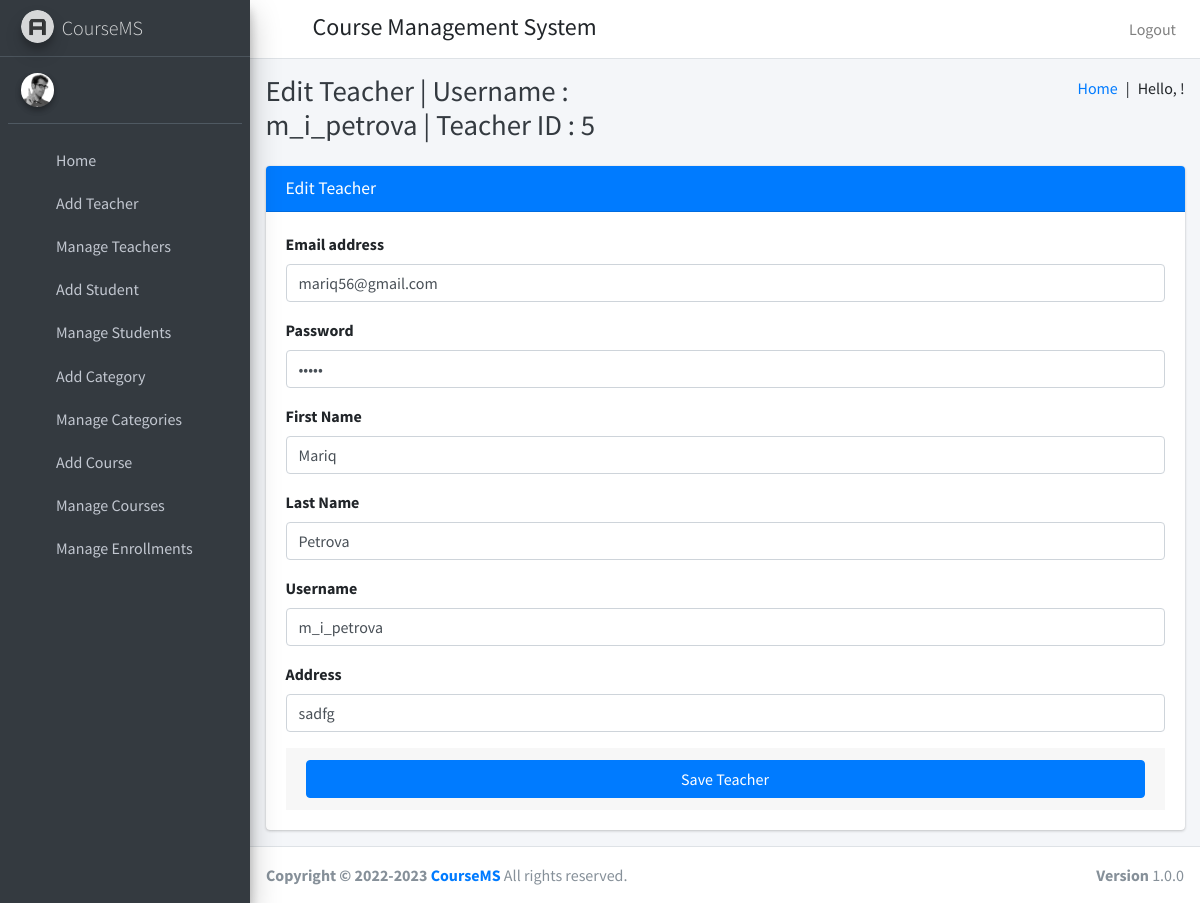
The page /edit_teacher/5 on the database as committed earlier.
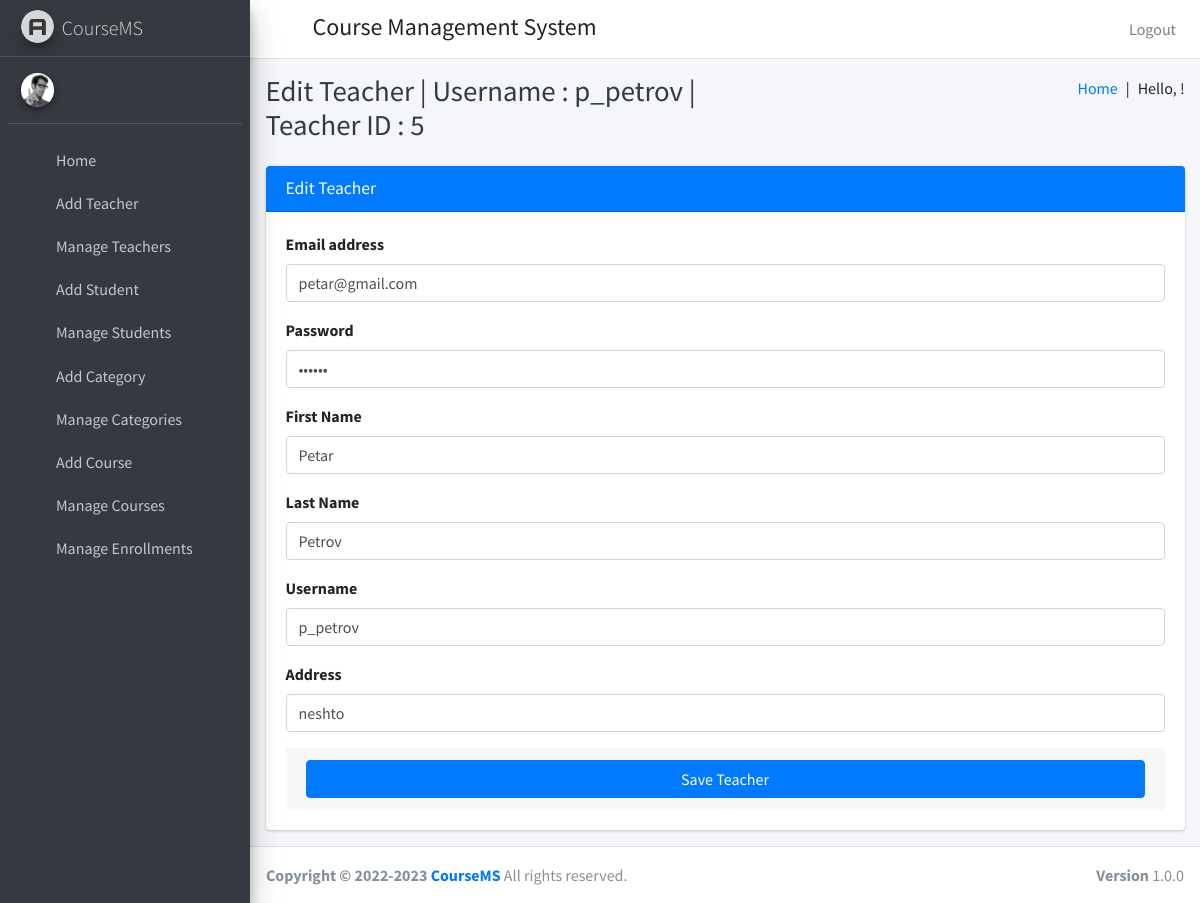
The same page on the database as committed later.
### course/models.py (models this page shows, shortened)
class Teacher(models.Model):
    id = models.AutoField(primary_key=True)
    user = models.OneToOneField(User, on_delete=models.CASCADE)
    address = models.TextField()
    created_at=models.DateTimeField(auto_now_add=True)
    updated_at=models.DateTimeField(auto_now_add=True)

class User(AbstractUser):
    USER_TYPE_SELECTION = (
        (1, "HOD"),
        (2, "Teacher"),
        (3, "Student")
    )
    user_type = models.CharField(max_length=1, choices=USER_TYPE_SELECTION, default=1)

### course/HodViews.py (the view)
# urls.py: path('edit_teacher/<str:teacher_id>', HodViews.edit_teacher, name="edit_teacher"),
def edit_teacher(request, teacher_id):
    teacher = Teacher.objects.get(user=teacher_id)
    return render(request, "hod_templates/edit_teacher_template.html", {"teacher": teacher, "id": teacher_id})

### course/templates/hod_templates/edit_teacher_template.html (shortened to what this page needs)
{% extends 'hod_templates/base_template.html' %}
{% block page_title %}
Edit Teacher | Username : {{ teacher.user.username }} | Teacher ID : {{ teacher.user.id }}
{% endblock page_title %}
{% block main_content %}
<section class="content">
  <div class="container-fluid">
    <div class="row">
      <div class="col-md-12">
        <div class="card card-primary">
          <div class="card-header">
            <h3 class="card-title">Edit Teacher</h3>
          </div>
          <form role="form" action="/edit_teacher_save" method="post">
            <div class="card-body">
              <div class="form-group">
                <label>Email address</label>
                <input type="email" class="form-control" name="email" placeholder="Enter email" value="{{ teacher.user.email }}">
              </div>
              <div class="form-group">
                <label>Password</label>
                <input type="password" class="form-control" placeholder="Password" name="password" value="{{ teacher.user.password }}">
            </div>
              <div class="form-group">
                <label>First Name</label>
                <input type="text" class="form-control" placeholder="First Name" name="first_name" value="{{ teacher.user.first_name }}">
              </div>
              <div class="form-group">
                <label>Last Name</label>
                <input type="text" class="form-control" placeholder="Last Name" name="last_name" value="{{ teacher.user.last_name }}">
              <div class="form-group">
                <label>Username</label>
                <input type="text" class="form-control" placeholder="Username" name="username" value="{{ teacher.user.username }}">
              </div>
              <div class="form-group">
                <label>Address</label>
                <input type="text" class="form-control" placeholder="Address" name="address" value="{{ teacher.address }}">
              </div>
            </div>
            <div class="card-footer">
              <button type="submit" class="btn btn-primary btn-block">Save Teacher</button>
            </div>
          </form>
        </div>
      </div>
    </div>
  </div>
</section>
{% endblock main_content %}

Rows that differ between the two databases and show on the page:
no longer on this page (row edited): Teacher: user.username "m_i_petrova", user.id "5", email "mariq56@gmail.com", first_name "Mariq", last_name "Petrova", username "m_i_petrova", address "sadfg"
now on this page (row edited): Teacher: user.username "p_petrov", user.id "5", email "petar@gmail.com", first_name "Petar", last_name "Petrov", username "p_petrov", address "neshto"
